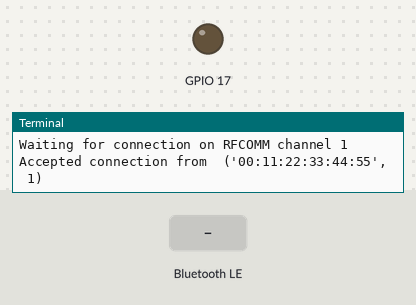
This program was run on a simulated Raspberry Pi (BCM pin numbers). Parts: output pins drawn as LEDs (lit = HIGH), the last lines printed to the terminal. The test bench sets the inputs (shaded band). A phone connects over Bluetooth after 1 s.

Above: at 1.2 s.
1.3 s: "lightOff" written over Bluetooth
At 1.8 s:
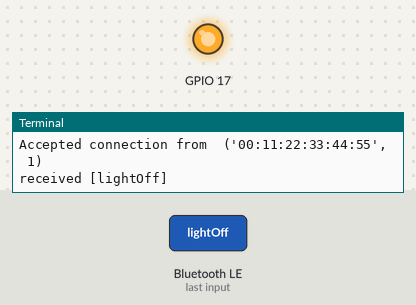
Timing chart, 0 to 4.3 s (numbered marks = the images above; inputs shaded):
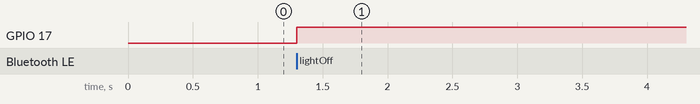

Measured:
- after the input at 1.3 s, GPIO 17: LOW → HIGH at once

The program:

bt_serial.py
```python
import os
import glob
import time
import serial
import RPi.GPIO as GPIO
from bluetooth import *

#configura a serial
ser = serial.Serial("/dev/ttyS0")
ser.baudrate = 115200

#Configura o BT
os.system('modprobe w1-gpio')
os.system('modprobe w1-therm')

GPIO.setmode(GPIO.BCM)
GPIO.setup(17, GPIO.OUT)

base_dir = '/sys/bus/w1/devices/'

# device_folder = glob.glob(base_dir + '28*')[0]
device_folder = '/sys/bus/w1/devices/'
device_file = device_folder + '/w1_slave'

#http://blog.davidvassallo.me/2014/05/11/android-linux-raspberry-pi-bluetooth-communication/


while True:
#	print(read_temp())
#	time.sleep(1)


	server_sock=BluetoothSocket( RFCOMM )
	server_sock.bind(("",PORT_ANY))
	server_sock.listen(1)

	port = server_sock.getsockname()[1]

	uuid = "94f39d29-7d6d-437d-973b-fba39e49d4ee"

	advertise_service( server_sock, "raspberrypi",
                   service_id = uuid,
                   service_classes = [ uuid, SERIAL_PORT_CLASS ],
                   profiles = [ SERIAL_PORT_PROFILE ],
#                   protocols = [ OBEX_UUID ]
                    )
#  while True:
	print "Waiting for connection on RFCOMM channel %d" % port

	client_sock, client_info = server_sock.accept()
	print "Accepted connection from ", client_info

	try:
	        data = client_sock.recv(1024)

		if len(data) == 0:
			print 'no data iacit!'
			break

		print "received [%s]" % data

		if data == 'temp':
			# data = str(read_temp())+'!'
			data = 'IACIT'
			ser.write("1")


		elif data == 'lightOn':
			GPIO.output(17,False)
			data = 'light on!'
                        ser.write("2")


		elif data == 'lightOff':
			GPIO.output(17,True)
			data = 'Read ADC 0'
			ser.write("#")
			ser.write("A")
			ser.write("$")
			data_rx = ser.read(10)
			print "sending [%s]" % data_rx


		else:
			data = 'WTF!'

		client_sock.send(data)
		print "sending [%s]" % data

                client_sock.close()
                server_sock.close()


	except IOError:
		pass

	except KeyboardInterrupt:
		print "disconnected"

		client_sock.close()
		server_sock.close()
		print "all done"

		break
```
